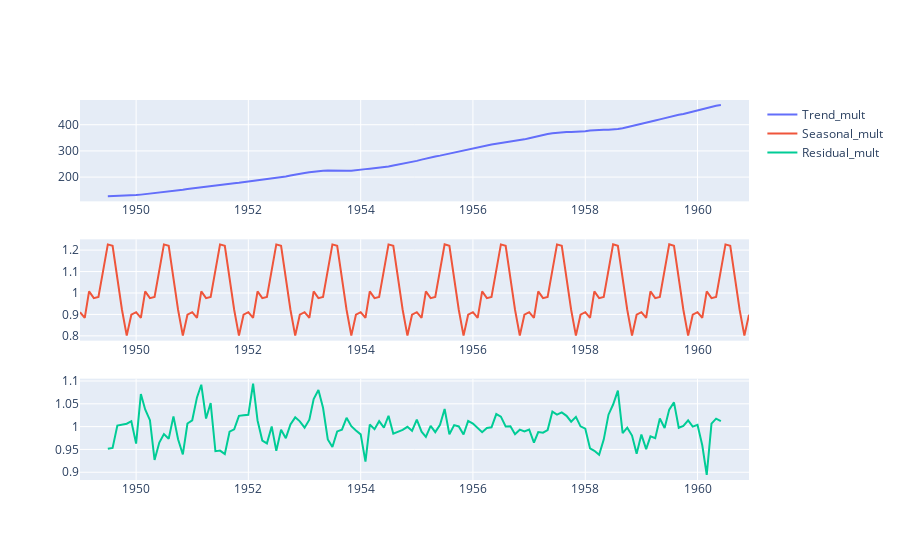

Notebook code cell kept with this figure:
### Code cell
fig = make_subplots(rows= 3, cols = 1)

fig.append_trace(Scatter(x = result_mult.trend.index,
                        y = result.trend.values,
                        name = 'Trend_mult'),
                row = 1, col = 1)
fig.append_trace(Scatter(x = result_mult.seasonal.index,
                        y = result_mult.seasonal.values,
                        name = 'Seasonal_mult'),
                row = 2, col = 1)
fig.append_trace(Scatter(x = result_mult.resid.index,
                        y = result_mult.resid.values,
                        name = 'Residual_mult'),
                row = 3, col = 1)
fig.show()

### Figure 1 — Plotly figure (JSON) as saved in the notebook; plotly's stock layout.template omitted (floating-point values rounded to 4 significant figures; data arrays with more than 128 entries replaced by an {"elided": "..."} marker saying what was removed)
{"data": [{"name": "Trend_mult", "type": "scatter", "x": {"elided": "144 str values"}, "xaxis": "x", "y": {"elided": "144 float values"}, "yaxis": "y"}, {"name": "Seasonal_mult", "type": "scatter", "x": {"elided": "144 str values"}, "xaxis": "x2", "y": {"elided": "144 float values"}, "yaxis": "y2"}, {"name": "Residual_mult", "type": "scatter", "x": {"elided": "144 str values"}, "xaxis": "x3", "y": {"elided": "144 float values"}, "yaxis": "y3"}], "layout": {"xaxis": {"anchor": "y", "domain": [0, 1]}, "xaxis2": {"anchor": "y2", "domain": [0, 1]}, "xaxis3": {"anchor": "y3", "domain": [0, 1]}, "yaxis": {"anchor": "x", "domain": [0.7333, 1]}, "yaxis2": {"anchor": "x2", "domain": [0.3667, 0.6333]}, "yaxis3": {"anchor": "x3", "domain": [0, 0.2667]}}}
